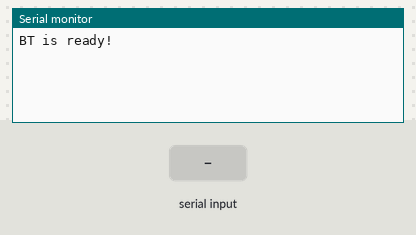
This sketch was run on a simulated Arduino Leonardo, built with avr-gcc and run on an emulated ATmega32U4. Shown: the last lines printed to the serial monitor. Inputs (shaded band) come from the test bench.

Above: at 1.2 s.
1.3 s: "90,45\n" received over the second serial link
At 1.7 s:
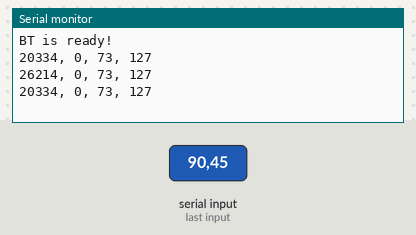
2.8 s: "," received over the second serial link
At 4.2 s:
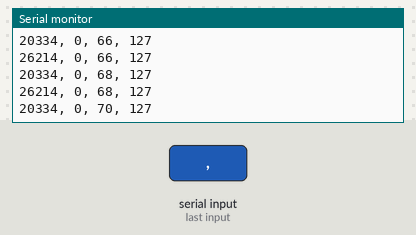
Timing chart, 0 to 5.8 s (numbered marks = the images above; inputs shaded):
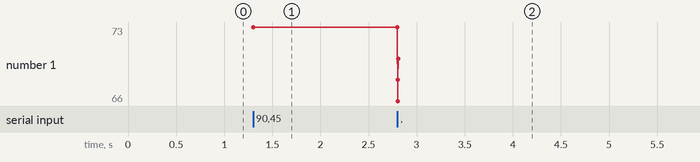

The sketch:

receiver.ino
```cpp
#include "received_data.hpp"
#include "MIDIUSB.h"
#include "midi_func.cpp"

#define CONTROL_TYPE 1 //
#define NOTE_LAST 200 // ms
#define VELOCITY 127

// For control type 1 64
// 64 middle C, 65 middle C# and so on
uint8_t val2note[8] = {76, 68, 73, 66, 75, 70, 72, 64};

void setup() {
  Serial.begin(115200);
  Serial.println("BT is ready!");
  Serial1.begin(38400);
}

rec_data last_rec, now_rec;
char val;
String cmd = "";
bool new_data = true ;
bool current_btn[3] = {0};
uint32_t t_last_note = 0;
uint8_t previous_btn_val = 0;
uint8_t current_program = 0;
uint8_t current_2w = 0;
uint8_t current_acc = 0;
uint16_t current_BPM = 300;

midiEventPacket_t rx;

void loop() {

	do {
		rx = MidiUSB.read();
		if (rx.header != 0) {
			/*
			Serial.print("Received: ");
			Serial.print(rx.byte1); Serial.print(',');
			Serial.print(rx.byte2); Serial.print(',');
			Serial.println(rx.byte3);
			*/
			uint16_t cmd_BPM = 60.116 * exp(0.0545 * min(max(rx.byte3, 0), 40));

			if (cmd_BPM != current_BPM){
				//Serial.print("Write: "); Serial.println(cmd_BPM);
				Serial1.print(int(cmd_BPM)); Serial1.print(',');
				current_BPM = cmd_BPM;
			}
		}
	} while (rx.header != 0);


	if (Serial1.available()) {
		val = Serial1.read();

		if (val==','){
			bool program_has_change = false ;
			bool btn_has_change = false ;
			bool sw_has_change = false ;
			bool acc_has_change = false ;

			uint16_t cmd_int = cmd.toInt();
			uint8_t cmd_val = cmd_int;
			uint8_t cmd_2w = (cmd_val >> 3) % 4;
			uint8_t cmd_program = (cmd_val >> 5) % 4;
			uint8_t cmd_acc = cmd_int >> 8;

			//Serial.println(cmd_val);

			if (cmd_program != current_program){
				controlChange(0, current_program, 0);
				controlChange(0, cmd_program, 127);
				current_program = cmd_program;
				program_has_change = true;
			}

			for(int i = 0;i<=2;i++){ // Reading Buttons
				bool btn_n_on = cmd_val % 2;
				if (btn_n_on != current_btn[i]){
					current_btn[i] = btn_n_on;
					btn_has_change = true;
				}
				if (btn_has_change){
					uint8_t btn_val = val2note[btn_array_to_value(current_btn)];
					if (t_last_note != 0)
						noteOff(0, previous_btn_val, VELOCITY);
					noteOn(0, btn_val, VELOCITY);
					t_last_note = millis();
					previous_btn_val = btn_val;
				}
				cmd_val = cmd_val >> 1;
			}
			if (millis()-t_last_note>=NOTE_LAST && t_last_note!=0){
				noteOff(0, previous_btn_val, VELOCITY);
				t_last_note = 0;
				btn_has_change = true ;
			}
			//Serial.println(t_last_note);

			if (cmd_2w != current_2w){ // Reading 2-way switch
				//uint8_t sw = cmd_val % 4; // 0 1 2
				controlChange(0, current_2w+12, 0);
				controlChange(0, cmd_2w+12, 127);
				current_2w = cmd_2w;
				sw_has_change = true ;
			}

			if (current_acc != cmd_acc){ // Reading Acceleration
				uint8_t output_val = 127 - int(float(cmd_acc) * 80. / 127.);
				controlChange(0, 4, output_val);
				//Serial.print(cmd_acc);
				//Serial.print(", ");
				//Serial.println(output_val);
				current_acc = cmd_acc;
				acc_has_change = true ;
			}

			if (program_has_change || btn_has_change || sw_has_change || acc_has_change) MidiUSB.flush();
			/*
			Serial.print(uint8_t(cmd_int));
			Serial.print(" ");
			Serial.println(cmd_acc);
			*/
			cmd = "";
		}
		else cmd+=val;

	}
}

void copy_(void){
	last_rec.t = now_rec.t;
	last_rec.val = now_rec.val;
	for(int i = 0;i<=2;i++){
		last_rec.acc[i] = now_rec.acc[i];
		last_rec.gyr[i] = now_rec.gyr[i];
	}
	last_rec.curr = now_rec.curr;
}
```

midi_func.cpp
```cpp
#ifndef MIDI_FUNC_CPP
#define MIDI_FUNC_CPP

#include "MIDIUSB.h"
#include <Arduino.h>

inline uint8_t btn_array_to_value(bool *arr){
	uint8_t val = 0;
	for (int i=2; i>=0; i--){
		val += uint8_t(arr[i]);
		val = val << 1;
	}
	return val >> 1;
}

// First parameter is the event type (0x09 = note on, 0x08 = note off).
// Second parameter is note-on/note-off, combined with the channel.
// Channel can be anything between 0-15. Typically reported to the user as 1-16.
// Third parameter is the note number (48 = middle C).
// Fourth parameter is the velocity (64 = normal, 127 = fastest).

inline void noteOn(byte channel, byte pitch, byte velocity) {
  Serial.print('On'); Serial.print(", ");
  Serial.print(channel); Serial.print(", ");
  Serial.print(pitch); Serial.print(", ");
  Serial.println(velocity);
  midiEventPacket_t noteOn = {0x09, 0x90 | channel, pitch, velocity};
  MidiUSB.sendMIDI(noteOn);
}

inline void noteOff(byte channel, byte pitch, byte velocity) {
  Serial.print('Off'); Serial.print(", ");
  Serial.print(channel); Serial.print(", ");
  Serial.print(pitch); Serial.print(", ");
  Serial.println(velocity);
  midiEventPacket_t noteOff = {0x08, 0x80 | channel, pitch, velocity};
  MidiUSB.sendMIDI(noteOff);
}

// First parameter is the event type (0x0B = control change).
// Second parameter is the event type, combined with the channel.
// Third parameter is the control number number (0-119).
// Fourth parameter is the control value (0-127).

inline void controlChange(byte channel, byte control, byte value) {
  midiEventPacket_t event = {0x0B, 0xB0 | channel, control, value};
  MidiUSB.sendMIDI(event);
}

#endif
```

received_data.hpp
```cpp
#ifndef RECEIVED_DATA_HPP
#define RECEIVED_DATA_HPP

//S,190965,48,0.58,0.13,0.75,-1.48,-1.46,-2.45,E

class rec_data{
public:
	rec_data(void){}
	void clean(void){
		this->t = 0;
		this->val = 0;
		for(int i = 0;i<=2;i++){
			this->acc[i] = 0;
			this->gyr[i] = 0;
		}
		this->curr = 0;
	}

	unsigned long long int t = 0;
	uint8_t val = 0;
	float acc[3]={0};
	float gyr[3]={0};
	uint8_t curr = 0;
};
#endif
```

Measured:
- after the input at 1.3 s, the serial monitor: prints a new line at once (image 1)
- after the input at 2.8 s, the serial monitor: prints a new line at once (image 2)
- plotted number 1: 73 → 70 after the input at 2.8 s
